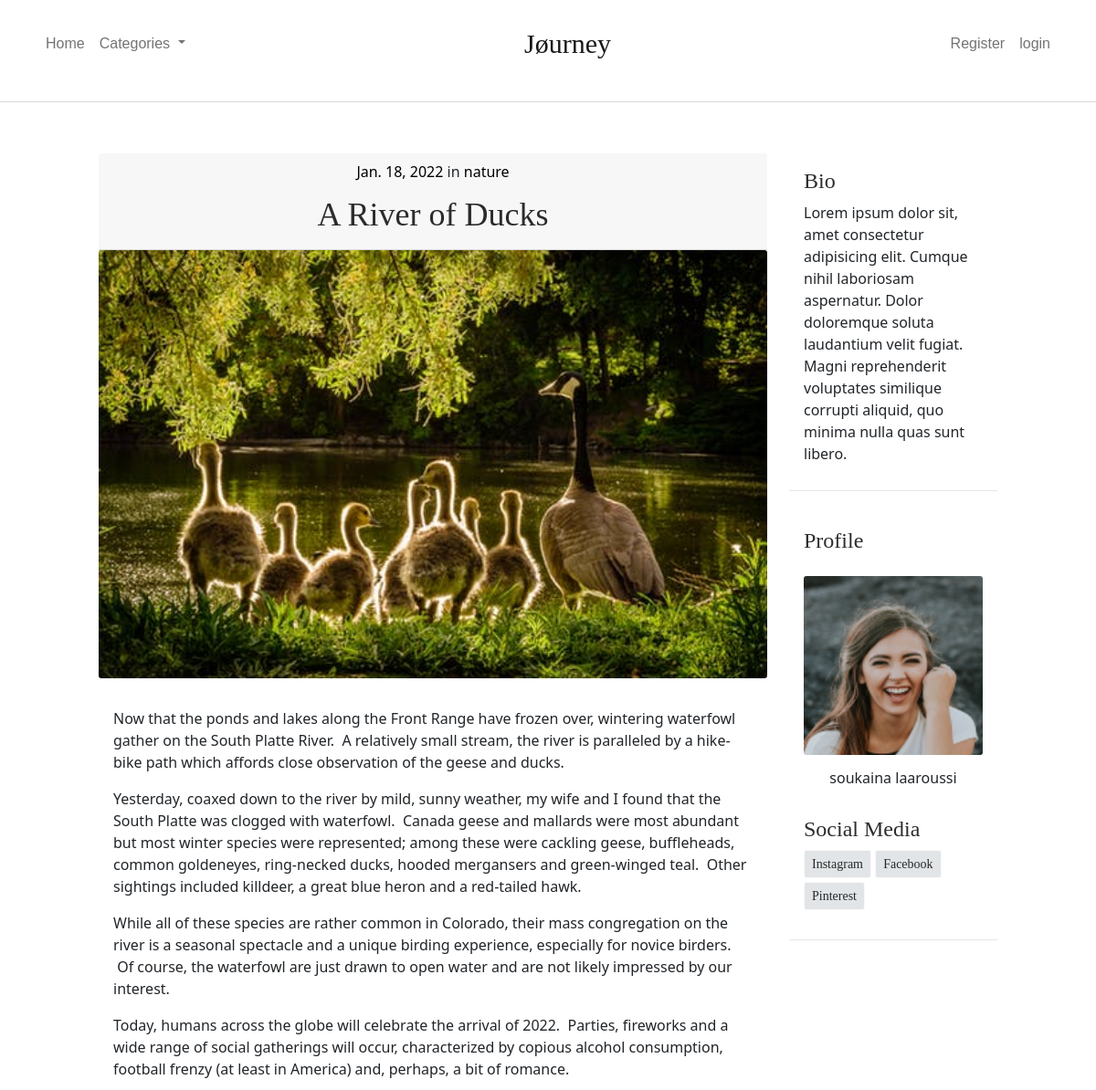
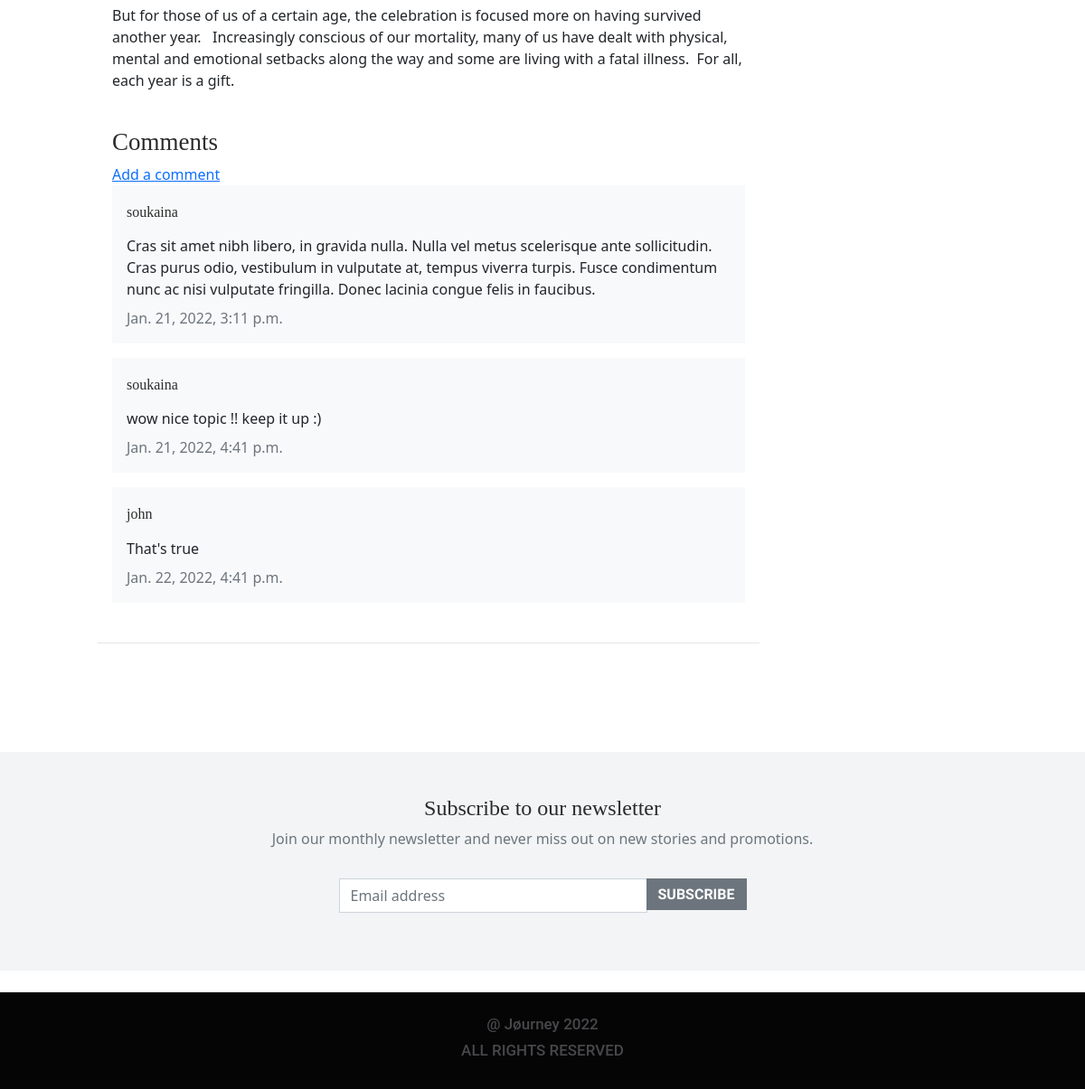
Screenshot of /article/17 with the database file from the repository (2 pictures, top to bottom).
### blog_app/models.py (models this page shows, shortened)
class Post(models.Model):
    title=models.CharField(max_length=255)
    header_img=models.ImageField(null=True,blank=True,upload_to='images/')
    title_tag=models.CharField(max_length=255)
    author=models.ForeignKey(User,on_delete=models.CASCADE)
    body=RichTextField(blank=True,null=True)
    post_date=models.DateField(auto_now_add=True)
    category=models.CharField(max_length=255,default='coding')
    likes=models.ManyToManyField(User,related_name='blog_post')
    def total_likes(self):
        return self.likes.count()

class Comment(models.Model):
    post=models.ForeignKey(Post,related_name="comments",on_delete=models.CASCADE)
    name=models.CharField(max_length=255)
    body=models.TextField()
    date_added=models.DateTimeField(auto_now_add=True)

class Profile(models.Model):
    user=models.OneToOneField(User, null=True, on_delete=models.CASCADE)
    bio=models.TextField()
    profile_pic=models.ImageField(null=True,blank=True,upload_to='images/profile/')
    facebook_url=models.CharField(max_length=255,null=True,blank=True)
    twitter_url=models.CharField(max_length=255,null=True,blank=True)
    instagram_url=models.CharField(max_length=255,null=True,blank=True)
    pinterest_url=models.CharField(max_length=255,null=True,blank=True)

### blog_app/views.py (the view)
# urls.py: path('article/<int:pk>',ArticlesDetailView.as_view(),name='article-detail'),
class ArticlesDetailView(DetailView):
    model=Post
    template_name='articles_details.html'
    def get_context_data(self,*args,**kwargs):
        catg_menu=Category.objects.all()
        context=super(ArticlesDetailView,self).get_context_data(*args,**kwargs)
        stuff=get_object_or_404(Post,id=self.kwargs["pk"])
        total_likes=stuff.total_likes()
        liked=False
        if stuff.likes.filter(id=self.request.user.id).exists():
            liked=True
        context["catg_menu"]=catg_menu
        context["total_likes"]=total_likes
        context["liked"]=liked
        return context

### blog_app/models.py (called while the page is built)
    def __str__(self):
        return self.name

### blog_app/templates/articles_details.html (shortened to what this page needs)
{% extends 'base.html' %}
{% load static %}
{% block content %}
    <main class="main pt-4">
        <div class="container">
          <div class="row">
            <div class="col-md-9">
              <article class="card mb-4">
                <header class="card-header text-center">
                  <div class="card-meta">
                    <a href="#"><time class="timeago" datetime="2021-09-26 20:00">{{post.post_date}}</time></a> in <a href="{% url 'category' post.category|slugify  %}">{{post.category}}</a>
                  </div>
                    <h1 class="card-title">{{post.title}}</h1>
                </header>
                {% if post.header_img %}
                  <img class="card-img" src="{{ post.header_img.url }}" alt="" />
                {% endif %}
                <div class="card-body">
                    <p>{{post.body|safe}}</p>
                  <br>
              <h3 class="comments">Comments</h3>
                  {% if not post.comments.all %}
                      <small>No Comments yet... <a href="{% url 'add_comment' post.id %}">be the first commenting</a></small>
                  {% else %}
                        <a href="{% url 'add_comment' post.id %}">Add a comment</a>
                        {% for comment in post.comments.all %}
                            <div class="d-flex mb-3 p-3 bg-light comment-section">
                                <div class="">
                                  <h6 class="mt-1 mb-0 me-3">{{ comment.name }}</h6>
                                  <div class="flex-grow-1 d-block">
                                    <p class="mt-3 mb-2">{{comment.body}}</p>
                                    <time class="timeago text-muted" datetime="2021-09-03 20:00">{{comment.date_added}}</time>
                                  </div>
                                </div>
                            </div>
                        {% endfor %}
                    {% endif %}
                </div>
              </article>
            </div>
            <div class="col-md-3 ms-auto">
              <aside class="sidebar">
                <div class="card mb-4">
                  <div class="card-body">
                    <h4>Bio</h4>
                    {%if post.author.profile.bio %}
                    <p class="card-text">{{ post.author.profile.bio }}</p>
                    {% else %}
                    <p class="card-text">Nothing to show here.</p>
                    {% endif %}
                  </div>
                </div>
              </aside>
              <aside class="sidebar sidebar-sticky">
                <div class="card mb-4 profile">
                  <div class="card-body">
                    <h4>Profile</h4>
                    <div class="profile_pic_div">
                      {% if post.author.profile.profile_pic %}
                      <img class="card-img mt-3 profile_pic" src="{{ post.author.profile.profile_pic.url }}" alt="" />
                      {% else %}
                     <img class="card-img mt-3 profile_pic" src="{% static 'blog_app/images/avatar-neutre900.jpg' %}" alt="" />
                      {% endif %}
                      <h6 class="mt-3">{{ post.author.first_name }} {{ post.author.last_name }}</h6>
                      </div>
                    <h4 class="mt-4">Social Media</h4>
                    {% if post.author.profile.instagram_url %}<a class="btn btn-light btn-sm mb-1" href="{{ post.author.profile.instagram_url }}" target="_blank">Instagram</a>{% endif %}
                    {% if post.author.profile.facebook_url %}<a class="btn btn-light btn-sm mb-1" href="{{ post.author.profile.facebook_url }}" target="_blank">Facebook</a>{% endif %}
                    {% if post.author.profile.pinterest_url %}<a class="btn btn-light btn-sm mb-1" href="{{ post.author.profile.pinterest_url }}" target="_blank">Pinterest</a>{% endif %}
                  </div>
                </div>
              </aside>
            </div>
          </div>
        </div>
      </main>
{% endblock%}

### static/blog_app/css/style.css (style rules this page uses)
header { padding-bottom: 12px; padding-top: 12px; }
h1,.card-title { font-family: 'PT Serif', serif; text-decoration: none; color: rgba(0, 0, 0, 0.829); font-weight: 300; font-size: 25px; }
main .card-title { margin-top: 14px; font-family: 'PT Serif', serif; color: rgba(0, 0, 0, 0.829); font-weight: 300; font-size: 36px; }
.card { border-radius: 0px; padding-bottom: 12px; border: none; border-bottom: 1px solid rgba(0, 0, 0, 0.1);; }
.card-header a { text-decoration: none; color: black; font-style: bold; }
.profile_pic { width: 80%; }
.profile_pic_div { display: flex; justify-content: center; flex-direction: column; align-items: center; }
.sidebar-sticky { position: sticky; top: 0px; }
aside { display: block; }
.sidebar h4 { font-family: 'PT Serif', serif; text-decoration: none; color: rgba(0, 0, 0, 0.829); font-weight: 300; }
.comments { font-family: 'PT Serif', serif; color: rgba(0, 0, 0, 0.829); font-weight: 400; font-size: 27px; }
.comment-section h6 { font-family: 'PT Serif', serif; color: rgba(0, 0, 0, 0.829); font-weight: 400; }
.btn-sm { font-family: 'PT Serif', serif; color: rgba(0, 0, 0, 0.829); font-weight: 400; background-color: #e2e5e7; }
.profile_pic { width: 100%; height: 100%; }

### rows the page displays
Post: post_date "Jan. 18, 2022", category "nature", title "A River of Ducks", header_img (picture), body "Now that the ponds and lakes along the Front Range have frozen over, wintering waterfowl gather on the South Platte River. A relatively small stream, the river is paralleled by a hike-bike path which affords close observation of the geese and ducks. Yesterday, coaxed down to the river by mild, sunny weather, my wife and I found that the South Platte was clogged with waterfowl. Canada geese and mallards were most abundant but most winter species were represented; among these were cackling geese, buffleheads, common goldeneyes, ring-necked ducks, hooded mergansers and green-winged teal. Other sightings included killdeer, a great blue heron and a red-tailed hawk. While all of these species are…", author.profile.bio "Lorem ipsum dolor sit, amet consectetur adipisicing elit. Cumque nihil laboriosam aspernatur. Dolor doloremque soluta laudantium velit fugiat. Magni reprehenderit voluptates similique corrupti aliquid, quo minima nulla quas sunt libero.", author.profile.profile_pic (picture), author.first_name "soukaina", author.last_name "laaroussi"
Comment: name "soukaina", body "Cras sit amet nibh libero, in gravida nulla. Nulla vel metus scelerisque ante sollicitudin. Cras purus odio, vestibulum in vulputate at, tempus viverra turpis. Fusce condimentum nunc ac nisi vulputate fringilla. Donec lacinia congue felis in faucibus.", date_added "Jan. 21, 2022, 3:11 p.m."
Comment: name "soukaina", body "wow nice topic !! keep it up :)", date_added "Jan. 21, 2022, 4:41 p.m."
Comment: name "john", body "That's true", date_added "Jan. 22, 2022, 4:41 p.m."
